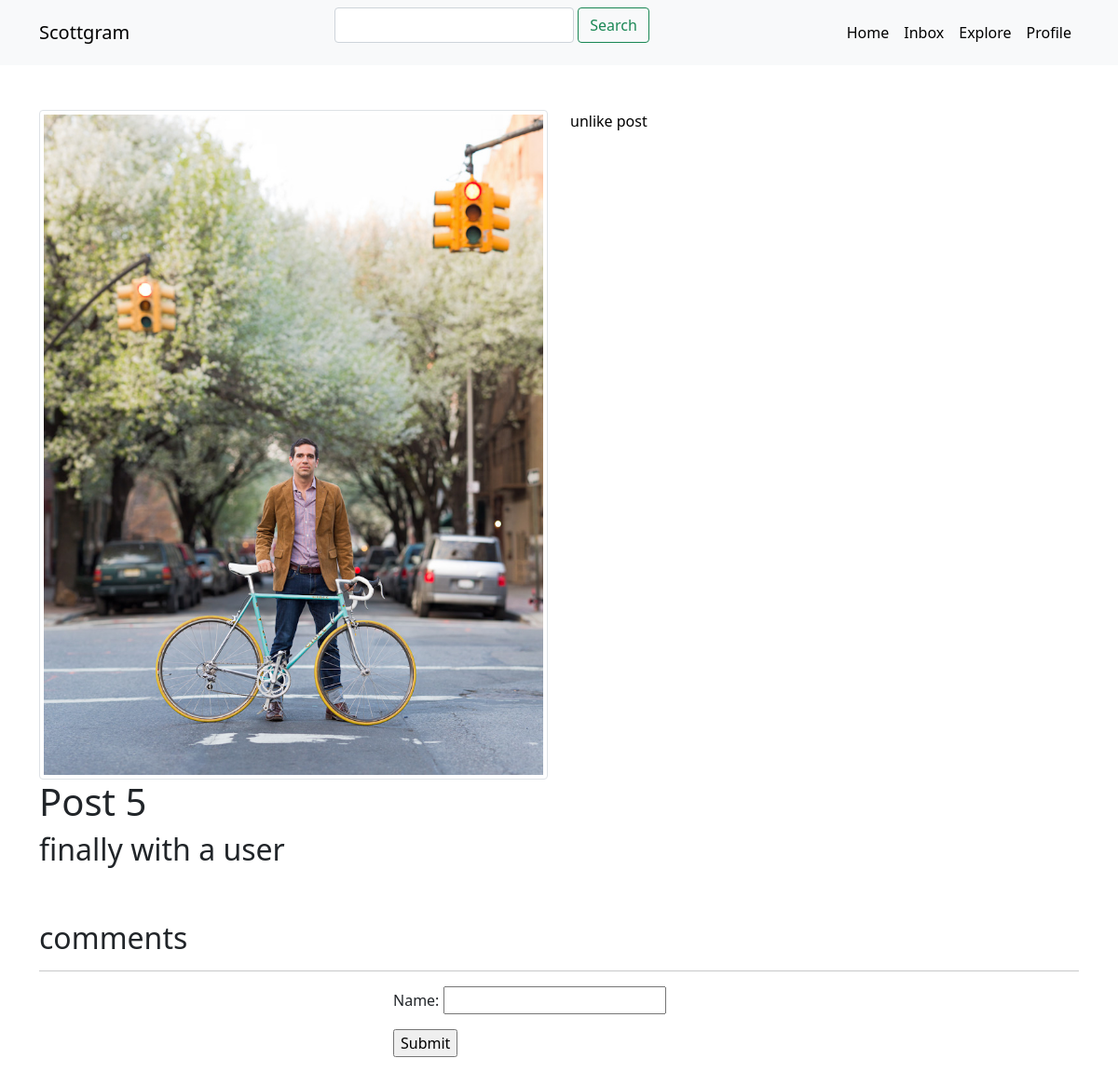
The app's page /detail_post/22 (signed in), older data.
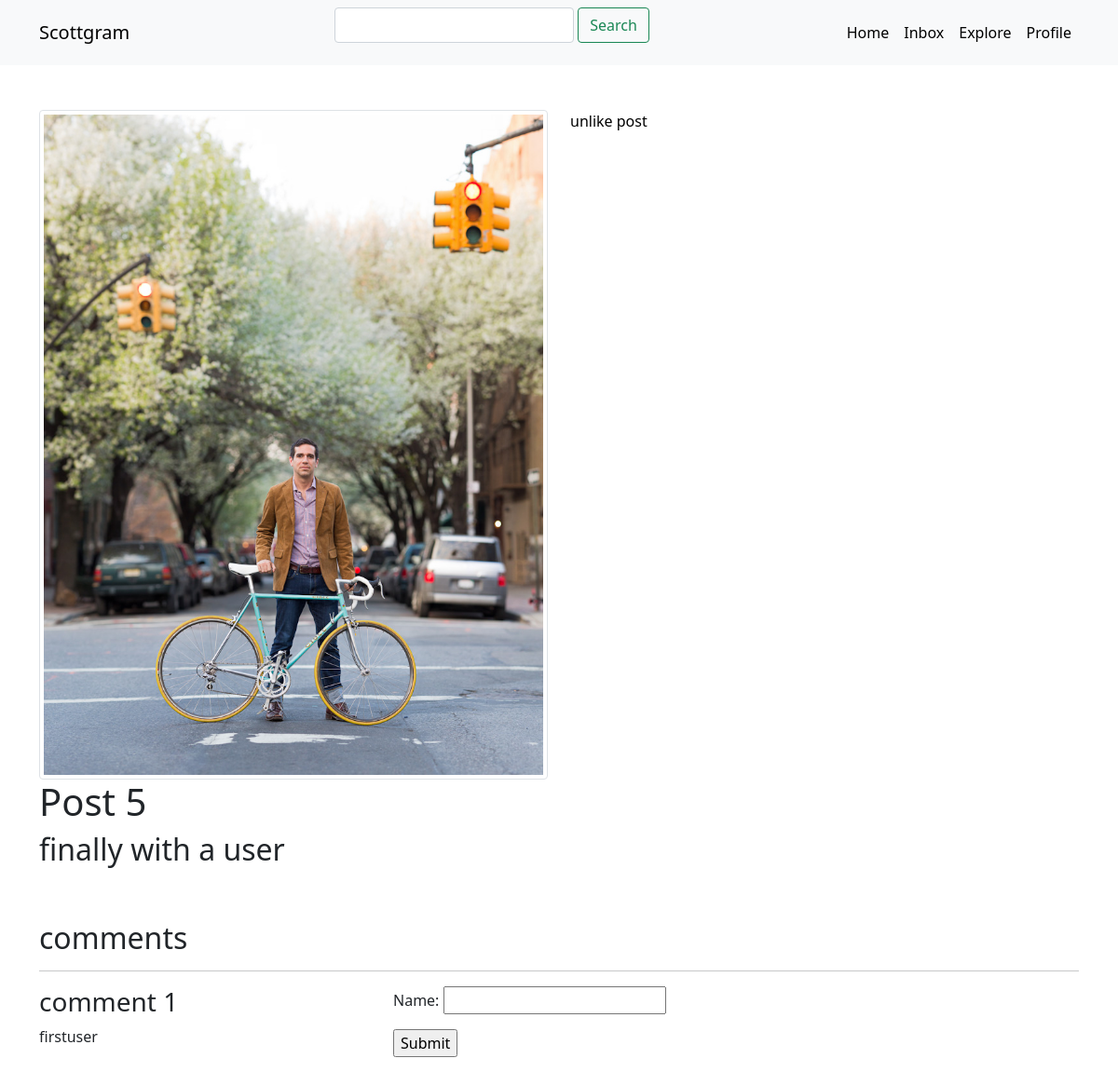
The same page, newer data.
### feed/models.py (models this page shows, shortened)
class Comments(models.Model):
    commentor = models.ForeignKey(User, on_delete=models.CASCADE)
    post = models.ForeignKey(Post, on_delete=models.CASCADE, related_name='comments')
    name = models.CharField(max_length=80)
    body = models.TextField()
    created_on = models.DateTimeField(auto_now_add=True)

### feed/views.py (the view, shortened to what this page needs)
# urls.py: path('detail_post/<str:pk>', DetailPostView.as_view(), name='detail_post'),
class DetailPostView(LoginRequiredMixin, View):
    login_url = 'login'
    def get(self,request,pk):
        posts = Post.objects.get(pk=pk)
        posts_likes = posts.likes.all()
        posts_me_liked = posts.likes.filter(id=request.user.id)
        comments = Comments.objects.filter(post=posts)
        form = CommentForm()
        return render(request, 'feed/detailpost.html', {'posts':posts,'comments':comments,'form':form,'posts_likes':posts_likes,'posts_me_liked':posts_me_liked})

### feed/forms.py
class CommentForm(forms.ModelForm):
    class Meta:
        model = Comments
        fields = ('name',)

### templates/feed/detailpost.html (shortened to what this page needs)
{% extends 'base.html' %}
{% block content %}
{% include "navbar.html" %}
<div class="container">
    <div class="row my-5">
        <div class="col-6">
                <img class="img-thumbnail" src="{{posts.imagecontent.url}}">
             <h1>{{posts.title}}</h1>
           <h2>{{posts.description}}</h2>
        </div>
        <div class="col-6">
        {% if posts_me_liked.exists %}
        <a href="{% url 'like_post' posts.pk %}"> unlike post</a>
        {% else %}
        <a href="{% url 'like_post' posts.pk %}"> like post </a>
        {% endif %}
        </div>
    </div>
<h2> comments </h2>
<hr>
    <div class="row">
        <div class="col-4">
            {% for comment in comments %}
            <h3>{{ comment.name }}</h3>
            <p>{{ comment.commentor }}</p>
            {% endfor %}
        </div>
        <div class="col-4">
            <form class="form-inline" method ="POST">
            {{form.as_p}}
            <input type="submit" name="create comment">
        </form>
    </div>
</div>
{% endblock %}

Row changes from the older to the newer data that the page shows:
added Comments: name "comment 1", commentor "firstuser"
